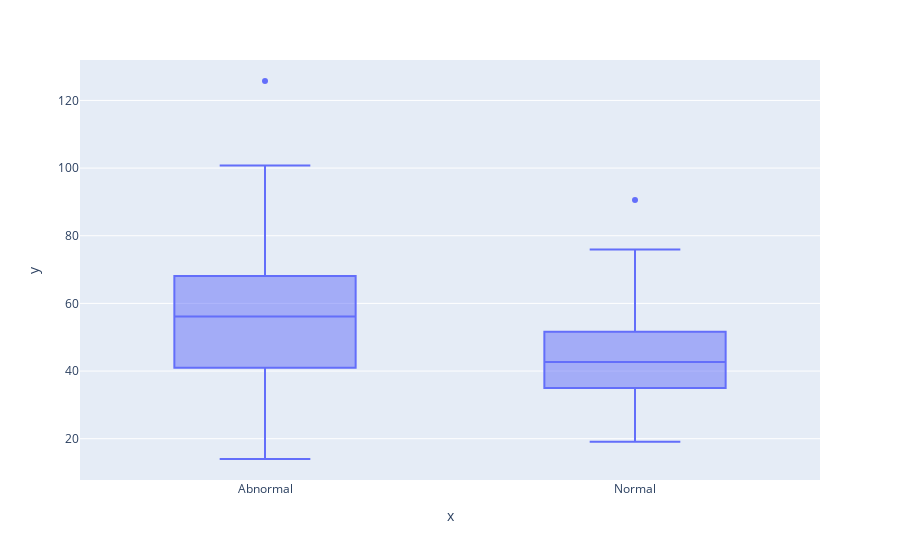

Notebook cell for this chart:
### Code cell
plt.figure(figsize=(10,5))
ex.box(x = df['Class_att'], y = df['lumbar_lordosis_angle'])

### Figure 1 — Plotly figure (JSON) as saved in the notebook; plotly's stock layout.template omitted (floating-point values rounded to 4 significant figures; data arrays with more than 128 entries replaced by an {"elided": "..."} marker saying what was removed)
{"data": [{"alignmentgroup": "True", "hovertemplate": "x=%{x}<br>y=%{y}<extra></extra>", "legendgroup": "", "marker": {"color": "#636efa"}, "name": "", "notched": false, "offsetgroup": "", "orientation": "v", "showlegend": false, "type": "box", "x": {"elided": "310 str values"}, "x0": " ", "xaxis": "x", "y": {"elided": "310 float values"}, "y0": " ", "yaxis": "y"}], "layout": {"boxmode": "group", "legend": {"tracegroupgap": 0}, "margin": {"t": 60}, "xaxis": {"anchor": "y", "domain": [0, 1], "title": {"text": "x"}}, "yaxis": {"anchor": "x", "domain": [0, 1], "title": {"text": "y"}}}}
